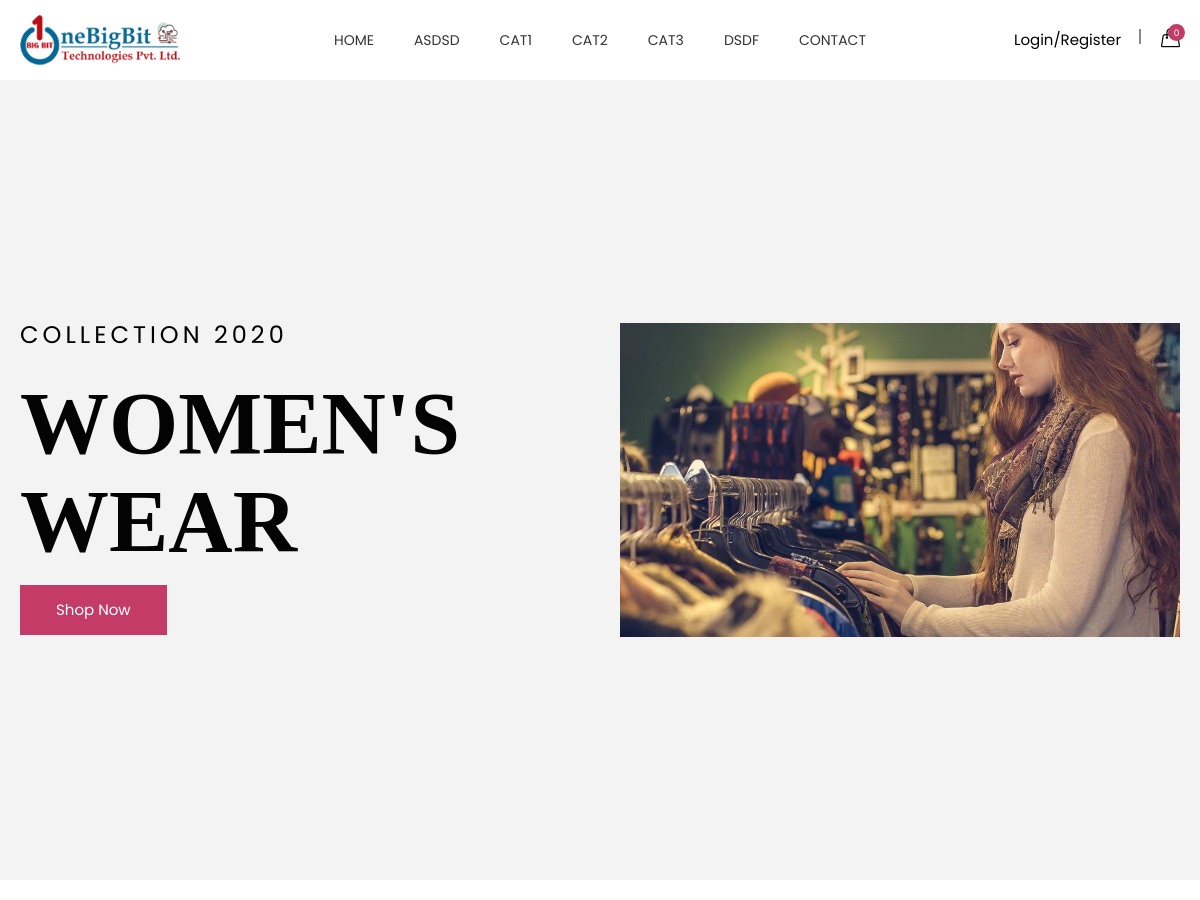
Before: /depricate-front-end/index.php (upper part) with the older database file.
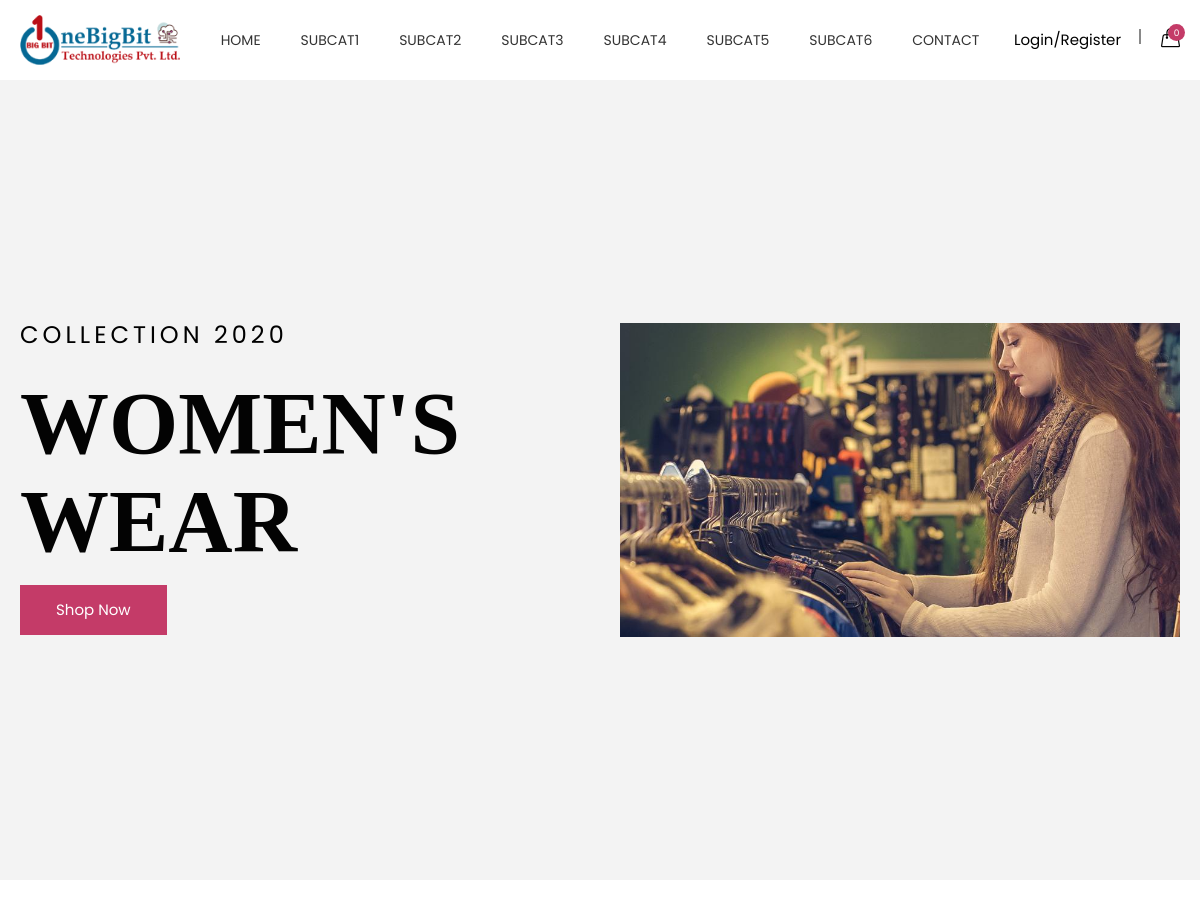
After: the same page with the newer database file.
### tables this page shows
CREATE TABLE `categories` (
  `id` int(11) NOT NULL,
  `super_categories_id` int(11) NOT NULL,
  `categories` varchar(255) NOT NULL,
  `status` tinyint(4) NOT NULL
);

### depricate-front-end/index.php (the view, shortened to what this page needs)
<?php
require('includes/header.inc.php');
?>
<div class="slider__container slider--one bg__cat--3">
    <div class="slide__container slider__activation__wrap owl-carousel">
        <div class="single__slide animation__style01 slider__fixed--height">
            <div class="container">
                <div class="row align-items__center">
                    <div class="col-md-7 col-sm-7 col-xs-12 col-lg-6">
                        <div class="slide">
                            <div class="slider__inner">
                                <h2>collection 2020</h2>
                                <h1>WOMEN'S WEAR</h1>
                                <div class="cr__btn">
                                    <a href="cart.html">Shop Now</a>
                                </div>
                            </div>
                        </div>
                    </div>
                    <div class="col-lg-6 col-sm-5 col-xs-12 col-md-5">
                        <div class="slide__thumb">
                            <img src="media/slider/1.jpg" alt="slider images">
                        </div>
                    </div>
                </div>
            </div>
        </div>
    </div>
</div>
<section class="htc__category__area ptb--100">
</section>
<?php
require('includes/footer.inc.php');
?>

### depricate-front-end/includes/header.inc.php (shortened to what this page needs)
<?php
require('function.inc.php');
$cat_res = mysqli_query($con, "SELECT * FROM categories WHERE status=1 ORDER BY categories ASC");
$cat_arr = array();
while ($row = mysqli_fetch_assoc($cat_res)) {
    $cat_arr[] = $row;
}
?>
<!doctype html>
<html class="no-js" lang="en">
<head>
    <link rel="stylesheet" href="css/bootstrap.min.css">
    <link rel="stylesheet" href="css/owl.carousel.min.css">
    <link rel="stylesheet" href="css/owl.theme.default.min.css">
    <link rel="stylesheet" href="css/core.css">
    <link rel="stylesheet" href="css/shortcode/shortcodes.css">
    <link rel="stylesheet" href="css/style.css">
    <link rel="stylesheet" href="css/responsive.css">
    <link rel="stylesheet" href="css/custom.css">
</head>
<body>
    <div class="wrapper">
        <header id="htc__header" class="htc__header__area header--one">
            <div id="sticky-header-with-topbar" class="mainmenu__wrap sticky__header">
                <div class="container">
                    <div class="row">
                        <div class="menumenu__container clearfix">
                            <div class="col-lg-2 col-md-2 col-sm-3 col-xs-5">
                                <div class="logo">
                                    <a href="index.php"><img src="media/logo.png" alt="logo images"></a>
                                </div>
                            </div>
                            <div class="col-md-7 col-lg-8 col-sm-5 col-xs-3">
                                <nav class="main__menu__nav hidden-xs hidden-sm">
                                    <ul class="main__menu">
                                        <li class="drop"><a href="index.php">Home</a></li>
                                        <?php
                                        foreach ($cat_arr as $list) {
                                        ?>
                                            <li><a href="categories.php?id=<?php echo $list['id'] ?>"><?php echo $list['categories'] ?></a></li>
                                        <?php
                                        }
                                        ?>
                                        <li><a href="contact.php">contact</a></li>
                                    </ul>
                                </nav>
                            </div>
                            <div class="col-md-3 col-lg-2 col-sm-4 col-xs-4">
                                <div class="header__right">
                                    <div class="header__account">
                                        <?php
                                        if (isset($_SESSION['USER_LOGIN'])) {
                                            echo '<a href="logout.php">Logout</a>';
                                        } else {
                                            echo '<a href="login.php">Login/Register</a>';
                                        }
                                        ?>
                                    </div>
                                    <div class="htc__shopping__cart">
                                        <a class="cart__menu" href="#"><i class="icon-handbag icons"></i></a>
                                        <a href="#"><span class="htc__qua">0</span></a>
                                    </div>
                                </div>
                            </div>
                        </div>
                    </div>
                </div>
            </div>
        </header>

Changed rows visible on the page:
changed categories: categories "CAT1" → "SUBCAT1"
changed categories: categories "CAT2" → "SUBCAT2"
changed categories: categories "CAT3" → "SUBCAT3"
changed categories: categories "ASDSD" → "SUBCAT4"; moves down the list
changed categories: categories "DSDF" → "SUBCAT5"
added categories: categories "SUBCAT6"
